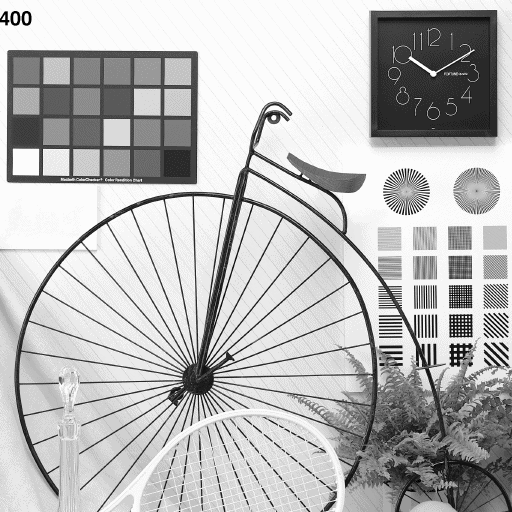
#> input picture data/11.gif, 512 x 512 px; its folder holds only this picture in this run
$ python test6.py
#> lines starting #> are read from the running program, lines starting #| are printed output that depends on the picture
### esimple8/esimple8/esimple8.py
from PIL import Image
import numpy as np
import math


# [6 lines left out: function make_watermark, not called in this run]


def make_watermark_2(seed, size: tuple[int, int]) -> np.ndarray:
    np.random.seed(seed)
    wtm = np.random.randint(0, 256, size=size).astype(float)
    wtm -= np.mean(wtm)
    wtm /= np.std(wtm)
    return wtm


def embed(
    img: Image.Image, wtm_list: list[np.ndarray], msg: int, strength: float = -1
) -> Image.Image:
    if img.mode != "L":
        print("Warning: this function is made for grayscale images")
        img = img.convert(mode="L")

    wtm_threshold = 2 ** len(wtm_list) - 1

    if wtm_threshold < msg:
        print(
            f"Error: Too few watermarks: {len(wtm_list)} representing [0, {wtm_threshold}) < {msg}"
        )
        raise

    raw = np.array(img)
    wtm_embed = [
        wtm_list[i] if (msg >> i) & 1 else -wtm_list[i] for i in range(len(wtm_list))
    ]
    for i in range(len(wtm_embed)):
        wtm_embed[i] = wtm_embed[i].astype(float)
        wtm_embed[i].resize(raw.shape)

    wtm_sum = np.sum(wtm_embed, axis=0)
    wtm_sum = (
        wtm_sum
        / wtm_sum.std()
        * (math.sqrt(len(wtm_list)) if strength < 0 else strength)
    )

    raw = raw + wtm_sum
    raw = np.around(raw).clip(0, 255).astype(np.uint8)
    return Image.fromarray(raw, mode="L")


def detect(img: Image.Image, wtm_list: list[np.ndarray]) -> tuple[int, float]:
    if img.mode != "L":
        print("Warning: this function is made for grayscale images")
        img = img.convert(mode="L")

    raw = np.array(img)
    msg = 0
    confidence = 0
    for i in range(len(wtm_list)):
        wtm = wtm_list[i].astype(float)
        wtm.resize(raw.shape)
        val = np.mean(raw * wtm)
        msg += (1 if val > 0 else 0) << i
        confidence += abs(val) - 0.50

    confidence /= len(wtm_list)
    return [msg, confidence * 2]

### esimple8/test6.py
from PIL import Image
import tqdm
import numpy as np
import os
import random
from functools import partial

from esimple8 import esimple8

test_count = 0
correct = 0
incorrect = 0
true_pos = 0
true_neg = 0
false_pos = 0
false_neg = 0
confidence_wi = []
confidence_wo = []


def test_img(img, wtm_list, msg: int):
    global test_count, correct, incorrect, true_pos, true_neg, false_pos, false_neg, confidence_wi, confidence_wo
    if msg >= 0:
        msg_get, confidence = esimple8.detect(
            esimple8.embed(img, wtm_list, msg), wtm_list
        )
        confidence_wi.append(confidence)

        test_count += 1
        if confidence > 0 and msg == msg_get:
            correct += 1
        else:
            incorrect += 1

        if confidence > 0:
            true_pos += 1
        else:
            false_neg += 1

    else:
        msg_get, confidence = esimple8.detect(img, wtm_list)
        confidence_wo.append(confidence)

        if confidence > 0:
            false_pos += 1
        else:
            true_neg += 1
    return


if __name__ == "__main__":
    result_path = "./test6_result"
    os.makedirs(result_path, exist_ok=True)

    dataset_path = "../data"
    dataset = []

    for file in os.listdir(dataset_path):
        file_path = os.path.join(dataset_path, file)
        if os.path.isfile(file_path):
            try:
                img = Image.open(file_path)
#> img is the input picture: PIL image 512x512 L; min 0, max 252, mean 184.7
                dataset.append(img)
            except IOError:
                pass

    random.shuffle(dataset)
    dataset = dataset[:10]
#> dataset = 1 item

    max_height = 0
    max_width = 0
    for img in dataset:
        max_width = max(max_width, img.size[0])
        max_height = max(max_height, img.size[1])
#> this loop made 1 pass
#> (max_width, max_height) on pass 1: (512, 512)

    wtm_list = [
        esimple8.make_watermark_2(
            int(random.random() * (2**32)), (max_height, max_width)
        )
        for i in range(8)
    ]
#> wtm_list = 8 items

    for i in range(len(wtm_list)):
        wtm_visual = (wtm_list[i] + 5) * (256.00 / 10)
        wtm_visual = np.round(wtm_visual).clip(0, 255).astype(np.uint8)
        Image.fromarray(wtm_visual).save(os.path.join(result_path, f"wtm_{i}.jpg"))
        np.save(os.path.join(result_path, f"wtm_{i}.npy"), wtm_list[i])
#> this loop made 8 passes
#> pass 1, `wtm_visual = (wtm_list[i] + 5) * (256.00 / 10)`:
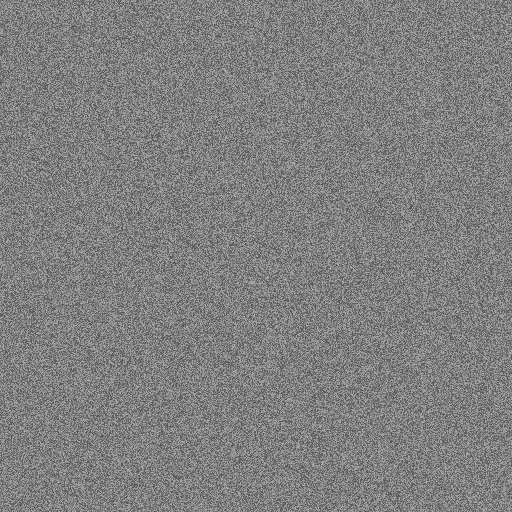
#> wtm_visual: shape (512, 512) float64; min 83.86, max 172.1, mean 128
#> pass 2, `wtm_visual = (wtm_list[i] + 5) * (256.00 / 10)`:
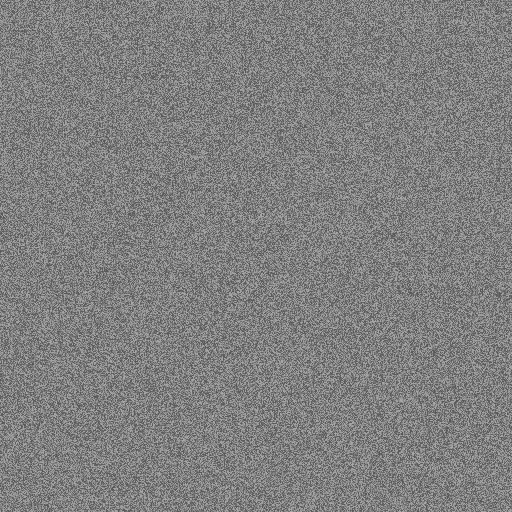
#> wtm_visual: shape (512, 512) float64; min 83.81, max 172.1, mean 128
#> after the loop:
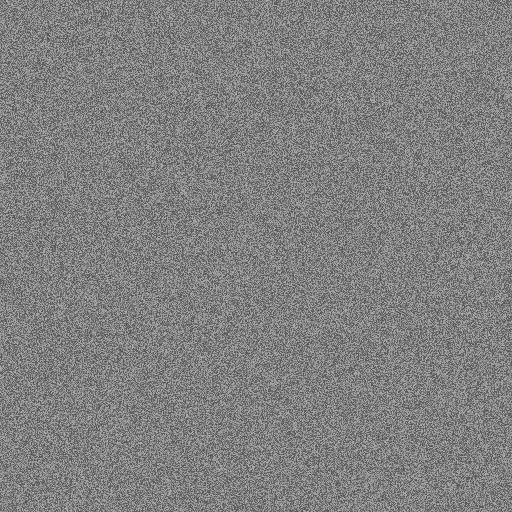
#> wtm_visual: shape (512, 512); min 84, max 172, mean 128

    print("Ready for running")

    for i in tqdm.tqdm(range(len(dataset))):
        img = dataset[i]
        test_img_p = partial(test_img, img, wtm_list)
        p = tqdm.tqdm(range(5))
        p.set_description(f"Image {i + 1}")
        for j in p:
            test_img_p(random.randint(0, 255))
#> this loop made 1 pass
#> pass 1, in embed, `wtm_sum = np.sum(wtm_embed, axis=0)`:
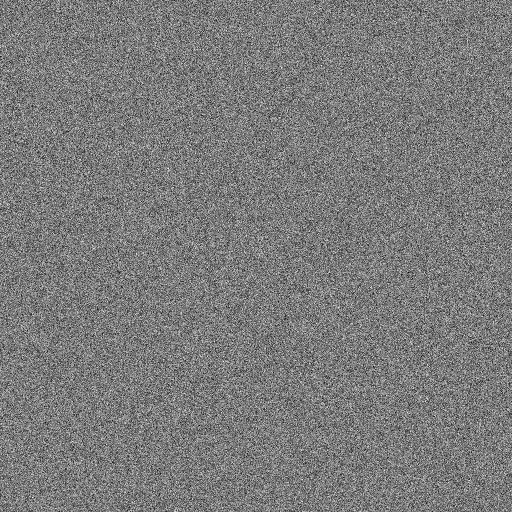
#> wtm_sum: shape (512, 512) float64; min -10.86, max 11.57, mean 8.67e-18; drawn with min black and max white

    with open(os.path.join(result_path, "result.txt"), mode="w") as f:
        f.write(str(confidence_wi))
        f.write("\n")
        f.write(str(confidence_wo))
        f.write("\n")
        f.write(f"All: {len(dataset)}\n")
        f.write(f"Correct: {correct} / {test_count}\n")
        f.write(f"Incorrect: {incorrect} / {test_count}\n")
        f.write(f"TP: {true_pos} / {test_count}\n")
        f.write(f"TN: {true_neg} / {len(dataset)}\n")
        f.write(f"FP: {false_pos} / {len(dataset)}\n")
        f.write(f"FN: {false_neg} / {test_count}\n")
